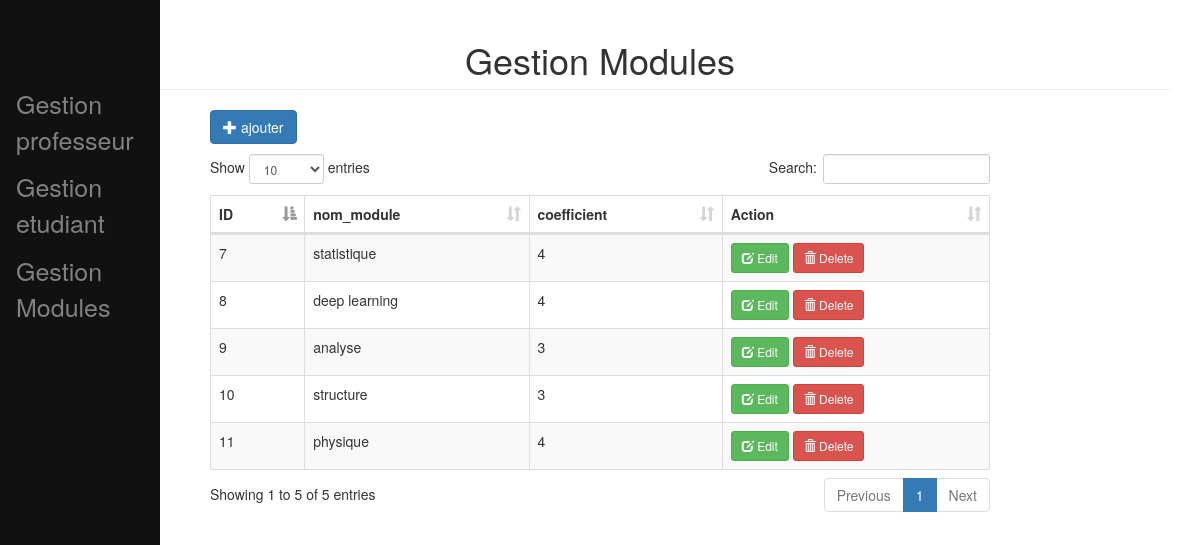
/ListerModules.php, run on the app's committed database.
### tables this page shows
CREATE TABLE `modules` (
  `id` int(11) NOT NULL,
  `nom_module` varchar(50) NOT NULL,
  `coefficient` int(11) NOT NULL
);

### ListerModules.php (the view, shortened to what this page needs)
<!DOCTYPE html>
<html>
<head>
	<link rel="stylesheet" type="text/css" href="bootstrap/css/bootstrap.min.css">
	<link rel="stylesheet" type="text/css" href="datatable/dataTable.bootstrap.min.css">
</head>
<body>
     <?php
   include_once('header.php');
    ?>
    <div class="main">
<div class="container">
	<h1 class="page-header text-center">Gestion Modules</h1>
	<div class="row">
		<div class="col-sm-8 col-sm-offset-2">
			<div class="row">
				<a href="#addnew" data-toggle="modal" class="btn btn-primary"><span class="glyphicon glyphicon-plus"></span> ajouter</a>
			</div>
			<div class="height10">
			</div>
			<div class="row">
				<table id="myTable" class="table table-bordered table-striped ">
					<thead>
						<th>ID</th>
						<th>nom_module</th>
						<th>coefficient</th>
						<th>Action</th>
					</thead>
					<tbody>
						<?php
							include_once('connection.php');
							$sql = "SELECT * FROM modules";
							$query = $conn->query($sql);
							while($row = $query->fetch_assoc()){
								echo
								"<tr>
									<td>".$row['id']."</td>
									<td>".$row['nom_module']."</td>
									<td>".$row['coefficient']."</td>
									<td>
										<a href='#edit_".$row['id']."' class='btn btn-success btn-sm' data-toggle='modal'><span class='glyphicon glyphicon-edit'></span> Edit</a>
										<a href='#delete_".$row['id']."' class='btn btn-danger btn-sm' data-toggle='modal'><span class='glyphicon glyphicon-trash'></span> Delete</a>
									</td>
								</tr>";
							}
						?>
					</tbody>
				</table>
			</div>
		</div>
	</div>
</div>
    </div>
</body>
</html>

### ListerModules.php (style rules this page uses)
.height10 { height:10px; }

### data on the page
modules: id "7", nom_module "statistique", coefficient "4"
modules: id "8", nom_module "deep learning", coefficient "4"
modules: id "9", nom_module "analyse", coefficient "3"
modules: id "10", nom_module "structure", coefficient "3"
modules: id "11", nom_module "physique", coefficient "4"
